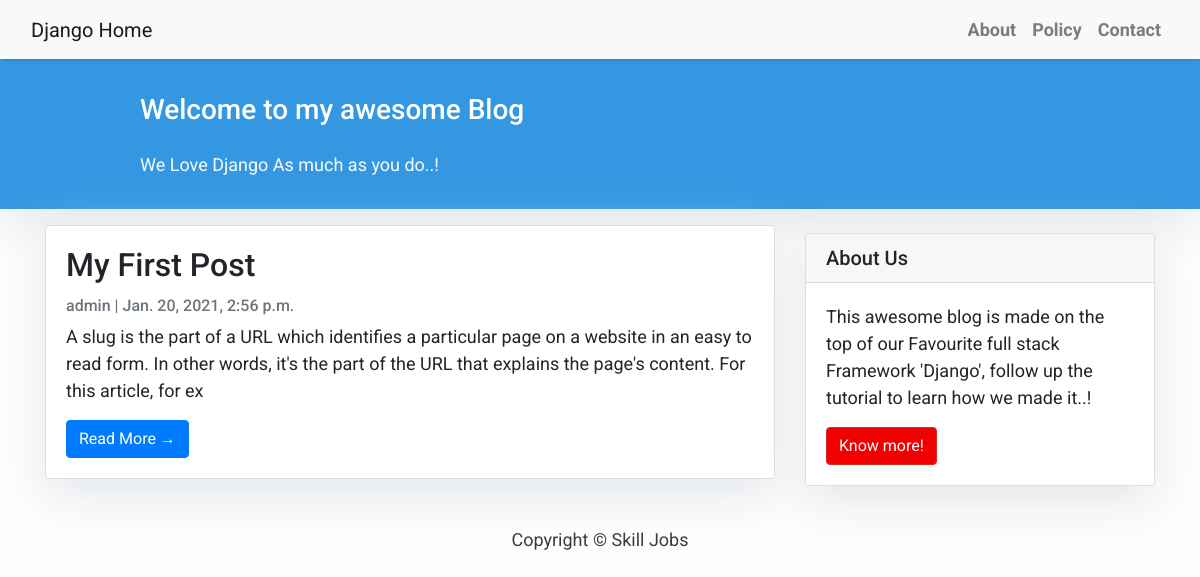
The app's page /, older data.
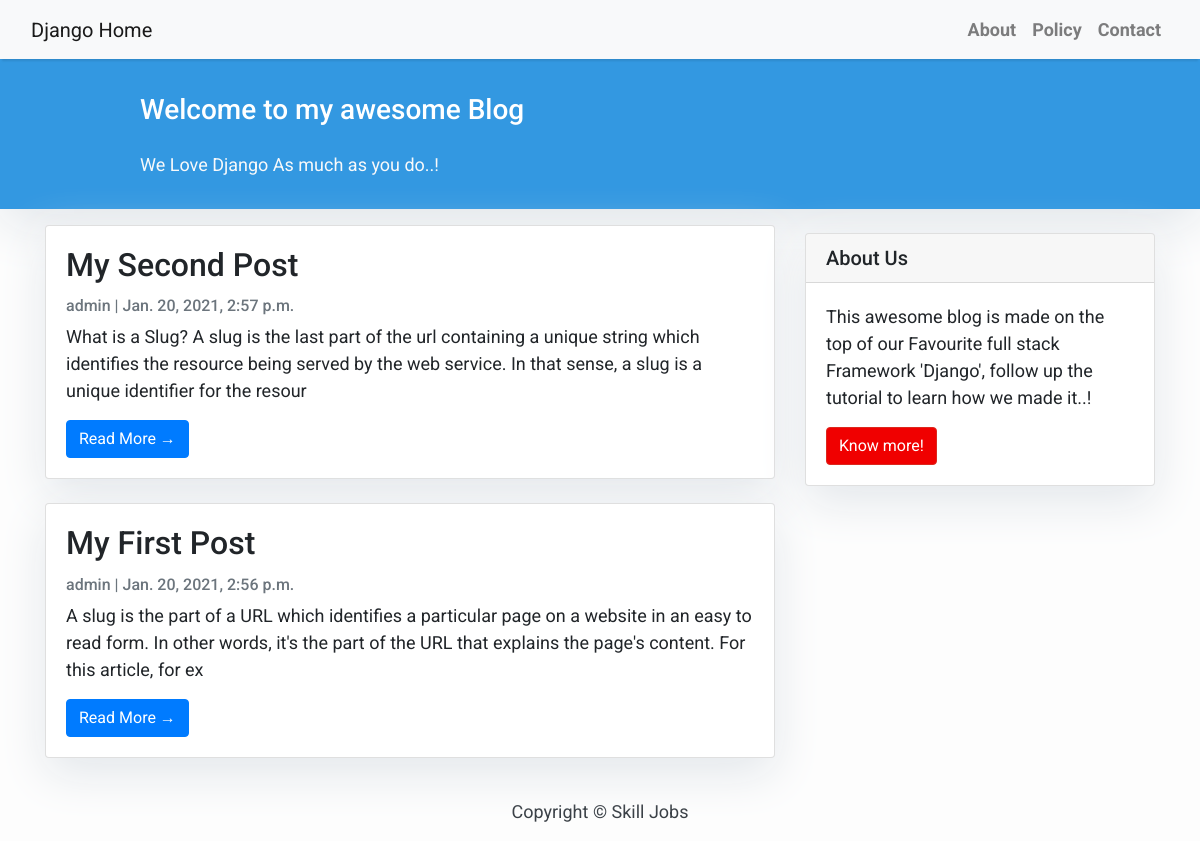
The same page, newer data.
### blog/models.py (models this page shows, shortened)
class Post(models.Model):
    title = models.CharField(max_length=200, unique=True)
    slug = models.SlugField(max_length=200, unique=True)
    author = models.ForeignKey(User, on_delete=models.CASCADE, related_name="blog_post")
    updated_on = models.DateTimeField(auto_now_add=True)
    content = models.TextField()
    created_on = models.DateTimeField(auto_now_add=True)
    status = models.IntegerField(choices=Status, default=0)
    class Meta:
        ordering = ['-created_on']

### blog/views.py (the view)
# urls.py: path('', views.PostList.as_view(), name='home'),
class PostList(generic.ListView):
    queryset = Post.objects.filter(status=1).order_by('-created_on')
    template_name = 'index.html'
    paginate_by = 2

### templates/index.html (shortened to what this page needs)
{% extends 'base.html' %}
{% block content %}
    <header class="masthead">
        <div class="container">
            <div class="row">
                <div class=" col-md-8 col-md-10 mx-auto">
                    <div class="site-heading">
                        <h3 class=" site-heading my-4 mt-3 text-white"> Welcome to my awesome Blog </h3>
                        <p class="text-light">We Love Django As much as you do..! &nbsp
                        </p>
                    </div>
                </div>
            </div>
        </div>
    </header>
    <div class="container">
        <div class="row">
            <div class="col-md-8 mt-3 left">
                {% for post in post_list %}
                    <div class="card mb-4">
                        <div class="card-body">
                            <h2 class="card-title">{{ post.title }}</h2>
                            <p class="card-text text-muted h6">{{ post.author }} | {{ post.created_on }} </p>
                            <p class="card-text">{{ post.content|slice:":200" }}</p>
                            <a href="{% url 'post_detail' post.slug %}" class="btn btn-primary">Read More &rarr;</a>
                        </div>
                    </div>
                {% endfor %}
            </div>
            {% block sidebar %} {% include 'sidebar.html' %} {% endblock sidebar %}
        </div>
{% endblock %}

Row changes from the older to the newer data that the page shows:
now on this page (row edited): Post: title "My Second Post", author "admin", created_on "Jan. 20, 2021, 2:57 p.m.", content "What is a Slug? A slug is the last part of the url containing a unique string which identifies the resource being served by the web service. In that sense, a slug is a unique identifier for the resour"
